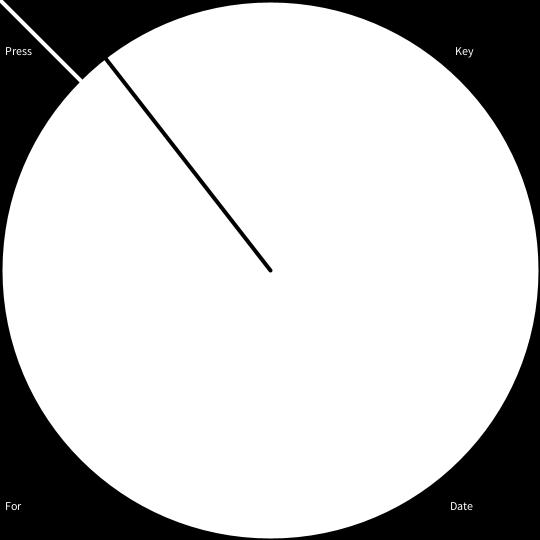
Frame 1 (no input)
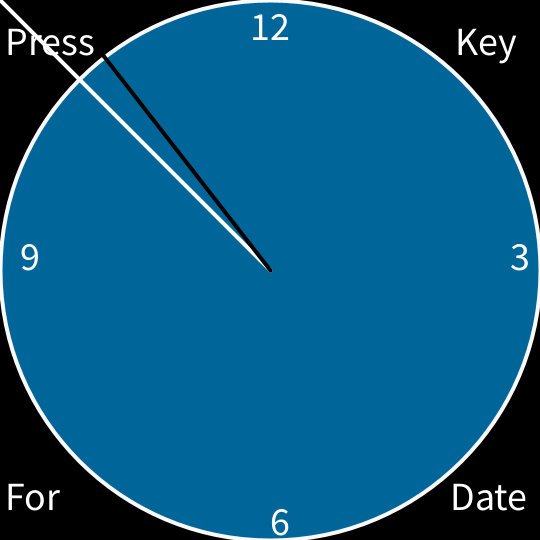
Frame 60 (the mouse pressed at the canvas centre just before this capture)
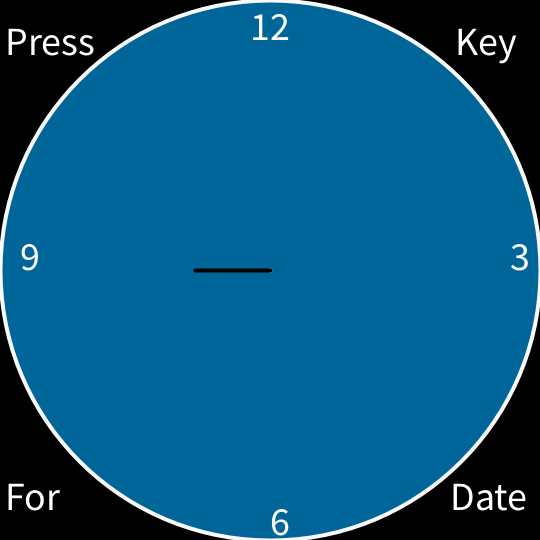
Frame 120 (the mouse held since frame 60 and released just before this capture)

The Processing sketch that drew these frames (run headless with seeded random() and noise(); from frame 60 on, the mouse is pressed at the canvas centre):

// Processing sketch: processing_161943
// ── processing_161943.pde

int x = 110;
int y = 2*x;
int h = height;
int c = (540/2);
int p = c+270;


   

void setup() {
  size(540, 540);
  strokeWeight(4);
  smooth();
 

}
//Watch
void draw() {
  background(0);
  ellipse(c, c, p, p);
  stroke(255);
  line(c, c, mouseX, mouseY);  // Blue line
  stroke(0);
  float mx = mouseX/2 + 60;
  line(c, c, mx, mouseY);  // Black line
  stroke(250);
  fill(255);
  text(12, c-20, 40);  //12
  text(6, c, 535);     //6
  text(9, 20, c);      //9
  text(3, 510, c);     //3
  //Date
  if (keyPressed) {
    text("09/21/14", c-90, c+50);    //Date
  }
  //Instructions
  text("Press", 5, 55);   //Press
  text("For", 5, 510);    //For
  text("Key", 455, 55);   //Key
  text("Date", 450, 510); //Date
  textSize(40);
  fill(0, 102, 153); 

}
